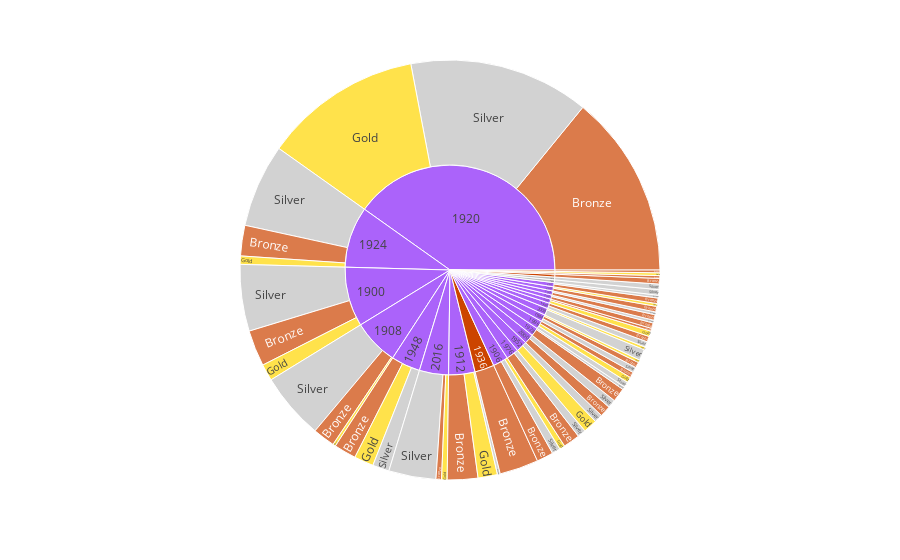

The cell this chart's notebook holds for it:
### Code cell
px.sunburst(data_frame=tmp.reset_index(),
            path=['Year', 'Medal'],
            values='NOC',
            color='Medal',
            color_discrete_map={'Gold' : 'gold',
                                'Silver' : 'silver',
                                'Bronze' : '#cc4400'})

### Figure 1 — Plotly figure (JSON) as saved in the notebook; plotly's stock layout.template omitted (floating-point values rounded to 4 significant figures)
{"data": [{"branchvalues": "total", "customdata": [["Bronze"], ["Silver"], ["Silver"], ["Gold"], ["Gold"], ["Gold"], ["Gold"], ["Silver"], ["Silver"], ["Bronze"], ["Silver"], ["Bronze"], ["Silver"], ["Bronze"], ["Bronze"], ["Bronze"], ["Silver"], ["Bronze"], ["Silver"], ["Bronze"], ["Bronze"], ["Silver"], ["Bronze"], ["Silver"], ["Bronze"], ["Gold"], ["Silver"], ["Bronze"], ["Gold"], ["Bronze"], ["Bronze"], ["Gold"], ["Gold"], ["Bronze"], ["Bronze"], ["Silver"], ["Silver"], ["Silver"], ["Silver"], ["Silver"], ["Silver"], ["Silver"], ["Silver"], ["Gold"], ["Gold"], ["Gold"], ["Gold"], ["Gold"], ["Gold"], ["Gold"], ["Bronze"], ["Bronze"], ["Bronze"], ["Bronze"], ["Bronze"], ["Bronze"], ["Bronze"], ["Silver"], ["Silver"], ["(?)"], ["(?)"], ["(?)"], ["(?)"], ["(?)"], ["(?)"], ["(?)"], ["Bronze"], ["Bronze"], ["(?)"], ["(?)"], ["Silver"], ["(?)"], ["(?)"], ["(?)"], ["Silver"], ["(?)"], ["Gold"], ["(?)"], ["Bronze"], ["(?)"], ["(?)"], ["Bronze"], ["(?)"], ["(?)"], ["(?)"], ["(?)"], ["(?)"]], "domain": {"x": [0, 1], "y": [0, 1]}, "hovertemplate": "Medal=%{customdata[0]}<br>labels=%{label}<br>NOC=%{value}<br>parent=%{parent}<br>id=%{id}<extra></extra>", "ids": ["1900/Bronze", "1900/Silver", "1928/Silver", "2004/Gold", "1980/Gold", "1952/Gold", "1924/Gold", "1956/Silver", "1960/Silver", "2016/Bronze", "1912/Silver", "2004/Bronze", "1972/Silver", "1998/Bronze", "1988/Bronze", "2012/Bronze", "1920/Silver", "1968/Bronze", "2008/Silver", "1948/Bronze", "1912/Bronze", "1996/Silver", "1928/Bronze", "1906/Silver", "1906/Bronze", "2016/Gold", "1948/Silver", "1920/Bronze", "1964/Gold", "1992/Bronze", "1932/Bronze", "1908/Gold", "1900/Gold", "1960/Bronze", "1976/Bronze", "1976/Silver", "1984/Silver", "2012/Silver", "2000/Silver", "1952/Silver", "1968/Silver", "1992/Silver", "1924/Silver", "1948/Gold", "2008/Gold", "1996/Gold", "1984/Gold", "1920/Gold", "1912/Gold", "1906/Gold", "2000/Bronze", "1996/Bronze", "1984/Bronze", "1964/Bronze", "1936/Bronze", "1924/Bronze", "1908/Bronze", "1908/Silver", "2016/Silver", "1900", "1906", "1908", "1912", "1920", "1924", "1928", "1932", "1936", "1948", "1952", "1956", "1960", "1964", "1968", "1972", "1976", "1980", "1984", "1988", "1992", "1996", "1998", "2000", "2004", "2008", "2012", "2016"], "labels": ["Bronze", "Silver", "Silver", "Gold", "Gold", "Gold", "Gold", "Silver", "Silver", "Bronze", "Silver", "Bronze", "Silver", "Bronze", "Bronze", "Bronze", "Silver", "Bronze", "Silver", "Bronze", "Bronze", "Silver", "Bronze", "Silver", "Bronze", "Gold", "Silver", "Bronze", "Gold", "Bronze", "Bronze", "Gold", "Gold", "Bronze", "Bronze", "Silver", "Silver", "Silver", "Silver", "Silver", "Silver", "Silver", "Silver", "Gold", "Gold", "Gold", "Gold", "Gold", "Gold", "Gold", "Bronze", "Bronze", "Bronze", "Bronze", "Bronze", "Bronze", "Bronze", "Silver", "Silver", "1900", "1906", "1908", "1912", "1920", "1924", "1928", "1932", "1936", "1948", "1952", "1956", "1960", "1964", "1968", "1972", "1976", "1980", "1984", "1988", "1992", "1996", "1998", "2000", "2004", "2008", "2012", "2016"], "marker": {"colors": ["#cc4400", "silver", "silver", "gold", "gold", "gold", "gold", "silver", "silver", "#cc4400", "silver", "#cc4400", "silver", "#cc4400", "#cc4400", "#cc4400", "silver", "#cc4400", "silver", "#cc4400", "#cc4400", "silver", "#cc4400", "silver", "#cc4400", "gold", "silver", "#cc4400", "gold", "#cc4400", "#cc4400", "gold", "gold", "#cc4400", "#cc4400", "silver", "silver", "silver", "silver", "silver", "silver", "silver", "silver", "gold", "gold", "gold", "gold", "gold", "gold", "gold", "#cc4400", "#cc4400", "#cc4400", "#cc4400", "#cc4400", "#cc4400", "#cc4400", "silver", "silver", "#ab63fa", "#ab63fa", "#ab63fa", "#ab63fa", "#ab63fa", "#ab63fa", "#ab63fa", "#cc4400", "#cc4400", "#ab63fa", "#ab63fa", "silver", "#ab63fa", "#ab63fa", "#ab63fa", "silver", "#ab63fa", "gold", "#ab63fa", "#cc4400", "#ab63fa", "#ab63fa", "#cc4400", "#ab63fa", "#ab63fa", "#ab63fa", "#ab63fa", "#ab63fa"]}, "name": "", "parents": ["1900", "1900", "1928", "2004", "1980", "1952", "1924", "1956", "1960", "2016", "1912", "2004", "1972", "1998", "1988", "2012", "1920", "1968", "2008", "1948", "1912", "1996", "1928", "1906", "1906", "2016", "1948", "1920", "1964", "1992", "1932", "1908", "1900", "1960", "1976", "1976", "1984", "2012", "2000", "1952", "1968", "1992", "1924", "1948", "2008", "1996", "1984", "1920", "1912", "1906", "2000", "1996", "1984", "1964", "1936", "1924", "1908", "1908", "2016", "", "", "", "", "", "", "", "", "", "", "", "", "", "", "", "", "", "", "", "", "", "", "", "", "", "", "", ""], "type": "sunburst", "values": [13, 24, 1, 1, 1, 5, 3, 2, 2, 2, 1, 2, 2, 1, 2, 2, 65, 2, 4, 8, 11, 2, 5, 3, 6, 2, 6, 66, 2, 2, 1, 1, 6, 2, 6, 3, 2, 1, 3, 3, 1, 1, 30, 7, 1, 2, 1, 57, 7, 2, 4, 2, 2, 1, 14, 11, 8, 24, 17, 43, 11, 33, 19, 188, 44, 6, 1, 14, 21, 8, 2, 4, 3, 3, 2, 9, 1, 5, 2, 3, 6, 1, 7, 3, 5, 3, 21]}], "layout": {"legend": {"tracegroupgap": 0}, "margin": {"t": 60}}}
